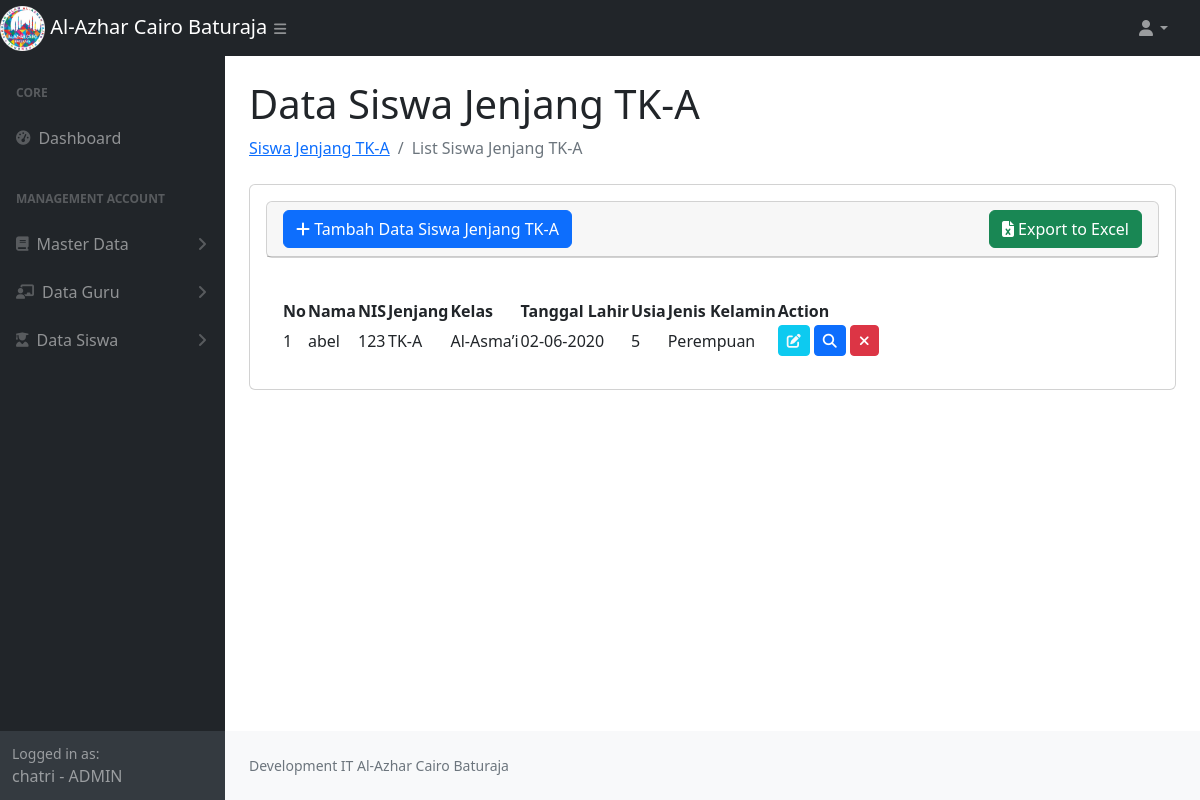
Page /jenjang_tka.php (signed in) on the committed database.
### tables this page shows
CREATE TABLE `siswa` (
  `id_siswa` int NOT NULL AUTO_INCREMENT,
  `nama_siswa` varchar(100) NOT NULL,
  `nis` varchar(50) NOT NULL,
  `agama` varchar(20) DEFAULT NULL,
  `tempat` varchar(255) DEFAULT NULL,
  `tanggal_lahir` date DEFAULT NULL,
  `umur` int DEFAULT NULL,
  `jenis_kelamin` enum('Laki-Laki','Perempuan') DEFAULT NULL,
  `asal_sekolah` varchar(255) DEFAULT NULL,
  `angkatan` varchar(255) DEFAULT NULL,
  `kelas_id` bigint DEFAULT NULL,
  `nama_ayah` varchar(255) DEFAULT NULL,
  `nama_ibu` varchar(255) DEFAULT NULL,
  `pekerjaan_ayah` varchar(255) DEFAULT NULL,
  `pekerjaan_ibu` varchar(255) DEFAULT NULL,
  `no_handphone_ayah` varchar(255) DEFAULT NULL,
  `no_handphone_ibu` varchar(255) DEFAULT NULL,
  `anak_ke` varchar(255) DEFAULT NULL,
  `jumlah_saudara` varchar(255) DEFAULT NULL,
  `alamat_lengkap` varchar(255) DEFAULT NULL,
  `photo` text,
  `jenjang` enum('TK-A','TK-B','SD','SD GRADE 2','SMP') DEFAULT NULL,
  PRIMARY KEY (`id_siswa`)
);

CREATE TABLE `jenjang` (
  `id` int NOT NULL AUTO_INCREMENT COMMENT 'Primary Key',
  `name` varchar(255) DEFAULT NULL,
  PRIMARY KEY (`id`)
);

CREATE TABLE `kelas` (
  `id` int NOT NULL AUTO_INCREMENT COMMENT 'Primary Key',
  `jenjang_id` bigint DEFAULT NULL,
  `name` varchar(255) DEFAULT NULL,
  PRIMARY KEY (`id`)
);

### jenjang_tka.php (the view, shortened to what this page needs)
<?php
require_once 'function.php';
$role = $_SESSION['role'];
$nameRole= $_SESSION['name'];
$jenjang = 'TK-A';
$sql = "SELECT siswa.id_siswa, siswa.nama_siswa, siswa.nis, siswa.agama, siswa.tempat, siswa.tanggal_lahir, siswa.umur, siswa.jenis_kelamin, siswa.asal_sekolah,
        siswa.angkatan, siswa.kelas_id, siswa.nama_ayah, siswa.nama_ibu, siswa.pekerjaan_ayah, siswa.pekerjaan_ibu, siswa.no_handphone_ayah, siswa.no_handphone_ibu,
        siswa.anak_ke, siswa.jumlah_saudara, siswa.alamat_lengkap, siswa.photo, siswa.jenjang, kelas.name as nama_kelas, jenjang.name as jenjang_name
        FROM siswa
        INNER JOIN kelas ON siswa.kelas_id = kelas.id
        INNER JOIN jenjang ON kelas.jenjang_id = jenjang.id
        WHERE siswa.jenjang = ?";
$stmt = $conn->prepare($sql);
$stmt->bind_param("s", $jenjang);
$stmt->execute();
$result = $stmt->get_result();
$dataSiswa = [];
while ($row = $result->fetch_assoc()) {
    $dataSiswa[] = $row;
}
?>
<!DOCTYPE html>
<html lang="en">
    <head>
        <link href="https://cdn.jsdelivr.net/npm/simple-datatables@7.1.2/dist/style.min.css" rel="stylesheet" />
        <link href="css/styles.css" rel="stylesheet" />
        <link rel="stylesheet" href="https://cdnjs.cloudflare.com/ajax/libs/toastr.js/latest/toastr.css">
        <link rel="stylesheet" href="https://cdnjs.cloudflare.com/ajax/libs/font-awesome/6.7.2/css/all.min.css">
    </head>
    <body class="sb-nav-fixed">
        <nav class="sb-topnav navbar navbar-expand navbar-dark bg-dark">
            <div class="d-flex">
                <a class="navbar-brand" href="index.php">
                    <img src="assets/img/logoalazca.png" alt="Gambar" style="width:20%">
                    Al-Azhar Cairo Baturaja
                </a>
                <button class="btn btn-link btn-sm ps-5" id="sidebarToggle" href="#!"><i class="fas fa-bars"></i></button>
            </div>
            <ul class="navbar-nav ms-auto ms-md-0 me-3 me-lg-4">
                <li class="nav-item dropdown">
                    <a class="nav-link dropdown-toggle" id="navbarDropdown" href="#" role="button" data-bs-toggle="dropdown" aria-expanded="false"><i class="fas fa-user fa-fw"></i></a>
                </li>
            </ul>
        </nav>
        <div id="layoutSidenav">
            <div id="layoutSidenav_nav">
                <nav class="sb-sidenav accordion sb-sidenav-dark" id="sidenavAccordion">
                    <div class="sb-sidenav-menu">
                        <div class="nav">
                            <div class="sb-sidenav-menu-heading">Core</div>
                            <div class="nav">
                                <a class="nav-link" href="index.php">
                                    <div class="sb-nav-link-icon"><i class="fas fa-tachometer-alt"></i></div>
                                    Dashboard
                                </a>
                                <div class="sb-sidenav-menu-heading">Management Account</div>
                                <a class="nav-link collapsed" href="#" data-bs-toggle="collapse" data-bs-target="#collapseMasterData" aria-expanded="false" aria-controls="collapseMasterData">
                                    <div class="sb-nav-link-icon"><i class="fas fa-book"></i></div>
                                        Master Data
                                    <div class="sb-sidenav-collapse-arrow"><i class="fas fa-angle-down"></i></div>
                                </a>
                                <a class="nav-link collapsed" href="#" data-bs-toggle="collapse" data-bs-target="#collapseGuru" aria-expanded="false" aria-controls="collapseGuru">
                                    <div class="sb-nav-link-icon"><i class="fas fa-chalkboard-teacher"></i></div>
                                    Data Guru
                                    <div class="sb-sidenav-collapse-arrow"><i class="fas fa-angle-down"></i></div>
                                </a>
                                <a class="nav-link collapsed" href="#" data-bs-toggle="collapse" data-bs-target="#collapseSiswa" aria-expanded="false" aria-controls="collapseSiswa">
                                    <div class="sb-nav-link-icon"><i class="fas fa-user-graduate"></i></div>
                                    Data Siswa
                                    <div class="sb-sidenav-collapse-arrow"><i class="fas fa-angle-down"></i></div>
                                </a>
                            </div>
                        </div>
                    </div>
                    <div class="sb-sidenav-footer">
                        <div class="small">Logged in as:</div>
                       <?= $nameRole.' - '.$role ?>
                    </div>
                </nav>
            </div>
            <div id="layoutSidenav_content">
                <main>
                    <div class="container-fluid px-4">
                        <h1 class="mt-4">Data Siswa Jenjang TK-A</h1>
                        <ol class="breadcrumb mb-4">
                            <li class="breadcrumb-item"><a href="data_guru.php"> Siswa Jenjang TK-A</a></li>
                            <li class="breadcrumb-item active">List Siswa Jenjang TK-A</li>
                        </ol>
                        <div class="card mb-4">
                            <div class="card-body">
                        <div class="card mb-4">
                            <div class="card-header">
                                 <div class="col-lg-12 d-flex justify-content-between align-items-center">
                                        <button type="button" class="btn btn-primary" data-bs-toggle="modal" data-bs-target="#modal-create">
                                           <i class="fas fa-plus"></i> Tambah Data Siswa Jenjang TK-A
                                        </button>
                                        <a href="<?= 'export_siswa.php?type='.$jenjang.'' ?>"  id="exportExcelBtn" class="btn btn-success">
                                           <i class="fa fa-file-excel"></i> Export to Excel
                                        </a>
                                 </div>
                            </div>
                            </div>
                            <div class="card-body">
                                <table id="datatablesSimple">
                                    <thead>
                                        <tr>
                                            <th>No</th>
                                            <th>Nama</th>
                                            <th>NIS</th>
                                            <th>Jenjang</th>
                                            <th>Kelas</th>
                                            <th>Tanggal Lahir</th>
                                            <th>Usia</th>
                                            <th>Jenis Kelamin</th>
                                            <th>Action</th>
                                        </tr>
                                    </thead>
                                    <tbody>
                                        <?php
                                            foreach ($dataSiswa as $key => $data) {
                                        ?>
                                        <tr>
                                            <td><?= $key + 1; ?></td>
                                            <td><?= $data['nama_siswa']; ?></td>
                                            <td><?= $data['nis']; ?></td>
                                            <td><?= $data['jenjang_name']; ?></td>
                                            <td><?= $data['nama_kelas']; ?></td>
                                            <td><?= $data['tanggal_lahir'] ? date('d-m-Y', strtotime($data['tanggal_lahir'])) : '-'; ?></td>
                                            <td><?= $data['umur']; ?></td>
                                            <td><?= $data['jenis_kelamin']; ?></td>
                                            <td>
                                                <a href="javascript:void(0)" data-url="<?= 'show_siswa.php' ?>" data-id="<?= $data['id_siswa'] ?>" class="edit btn btn-info btn-sm text-light "> <i class="fas fa-edit"></i></a>
                                                 <a href="javascript:void(0)" data-url="<?= 'show_siswa.php' ?>" data-id="<?= $data['id_siswa'] ?>" class="detail btn btn-primary btn-sm"> <i class="fas fa-search"></i></a>
                                                <a href="javascript:void(0)" data-url="<?= 'delete_siswa.php' ?>" data-id="<?= $data['id_siswa'] ?>" class="delete btn btn-danger btn-sm"> <i class="fas fa-times"></i></a>
                                            </td>
                                        </tr>
                                        <?php
                                            }
                                        ?>
                                    </tbody>
                                </table>
                            </div>
                        </div>
                    </div>
                </main>
                <footer class="py-4 bg-light mt-auto">
                    <div class="container-fluid px-4">
                        <div class="d-flex align-items-center justify-content-between small">
                            <div class="text-muted">Development IT Al-Azhar Cairo Baturaja</div>
                        </div>
                    </div>
                </footer>
            </div>
        </div>
    </body>
</html>

### rows in the picture
siswa: nama_siswa "abel", nis "123", jenjang.name "TK-A", kelas.name "Al-Asma’i", tanggal_lahir "02-06-2020", umur "5", jenis_kelamin "Perempuan"

### other values in the picture
$nameRole "chatri"
$role "ADMIN"
